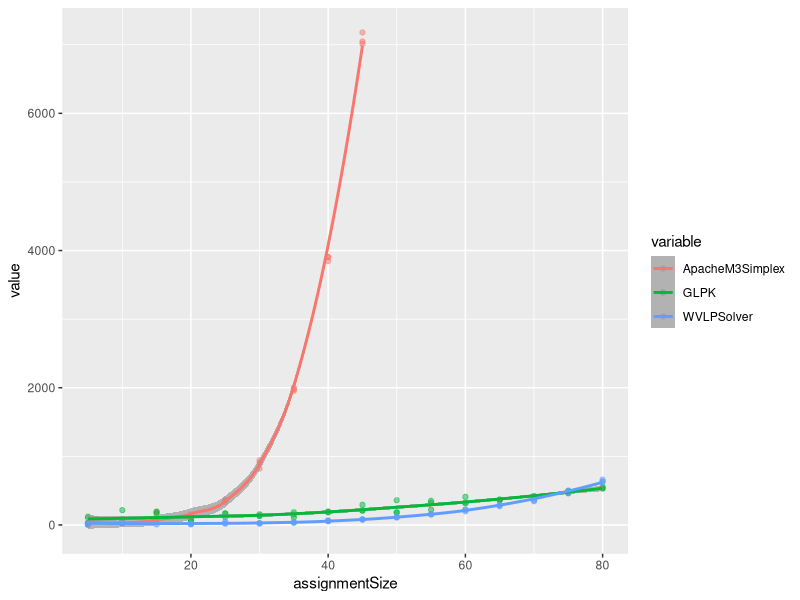
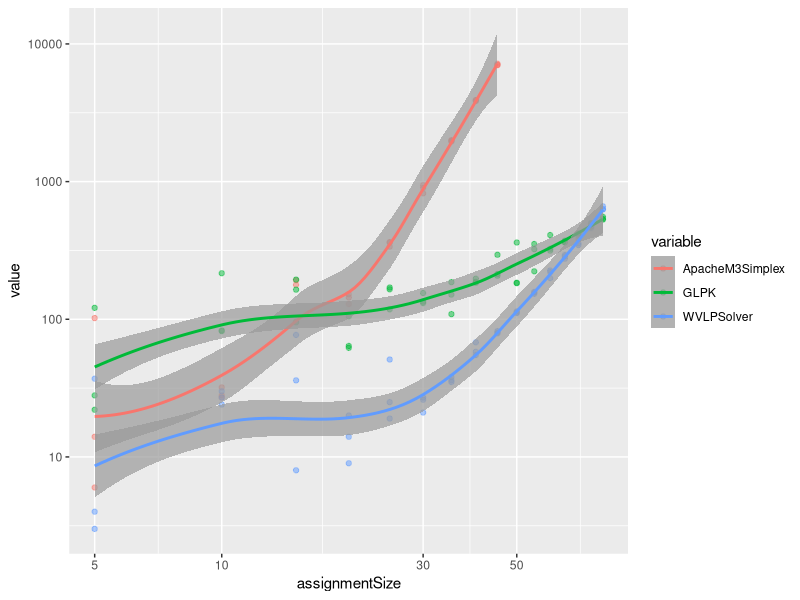
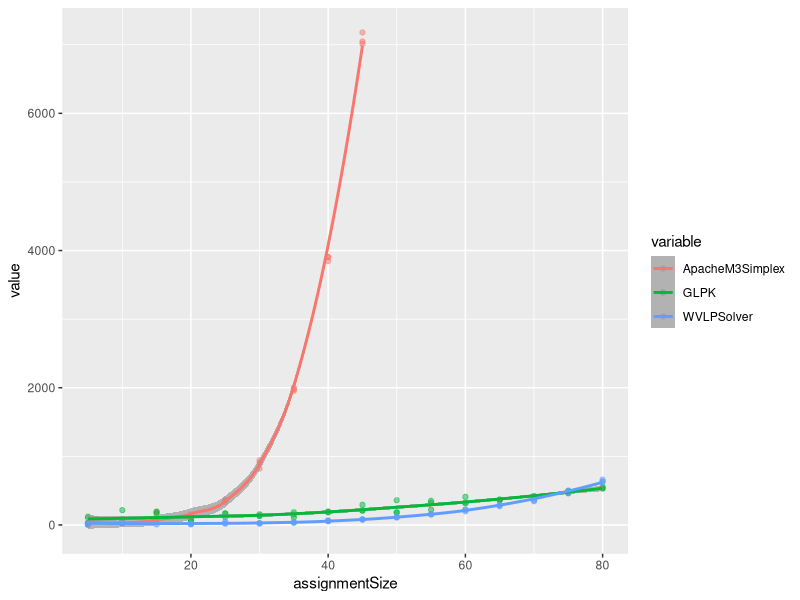
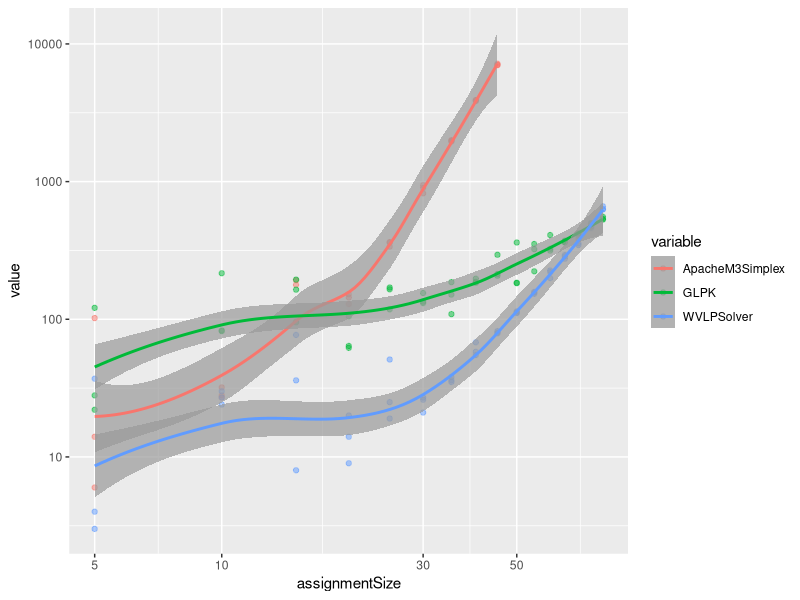

Reproduce these figures in R, in order.
library(plyr)
library(reshape)
library(ggplot2)
d <- read.table('assignmentSpeed.tsv',header=T,sep='\t')
d2 <- melt(d,id.vars=c('assignmentSize'))
d2 <- subset(d2,d2$variable %in% list('assignmentSize',
  'ApacheM3Simplex','GLPK','WVLPSolver'))
ggplot(data=d2,aes(x=assignmentSize,y=value,color=variable)) + geom_point(alpha=0.5) + geom_smooth(alpha=0.7)
ggsave('assignmentSpeed.png',width=8,height=6,dpi=90)
d2$value = pmax(1,d2$value)
ggplot(data=d2,aes(x=assignmentSize,y=value,color=variable)) + geom_point(alpha=0.5) + geom_smooth(alpha=0.7) +  scale_y_log10() + scale_x_log10()
ggsave('assignmentLogSpeed.png',width=8,height=6,dpi=90)
summary(lm(log(value) ~ 0 + variable + variable:log(assignmentSize),data=subset(d2,d2$assignmentSize>40)))
